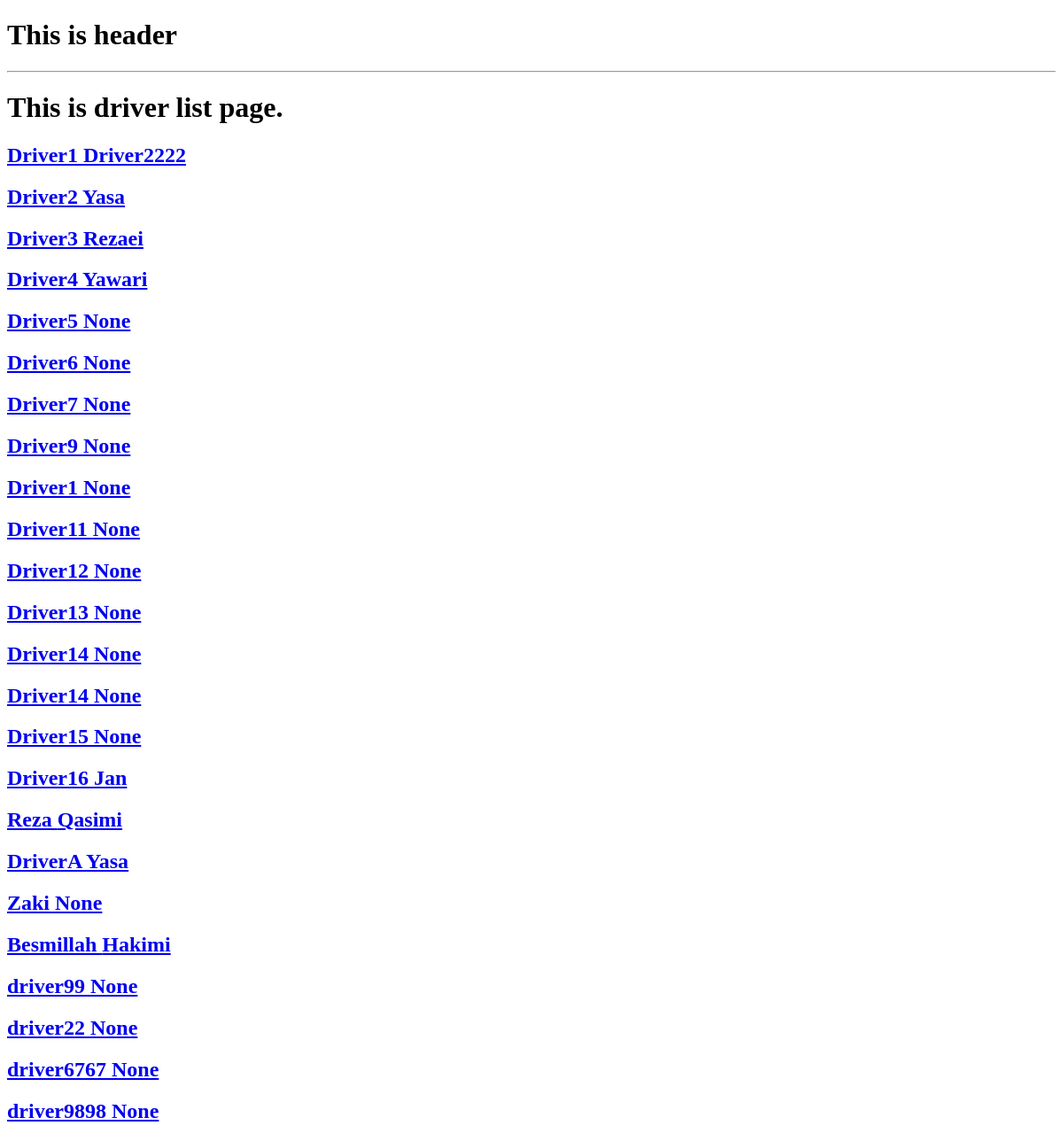
The page /driver_list/ on the database as committed earlier.
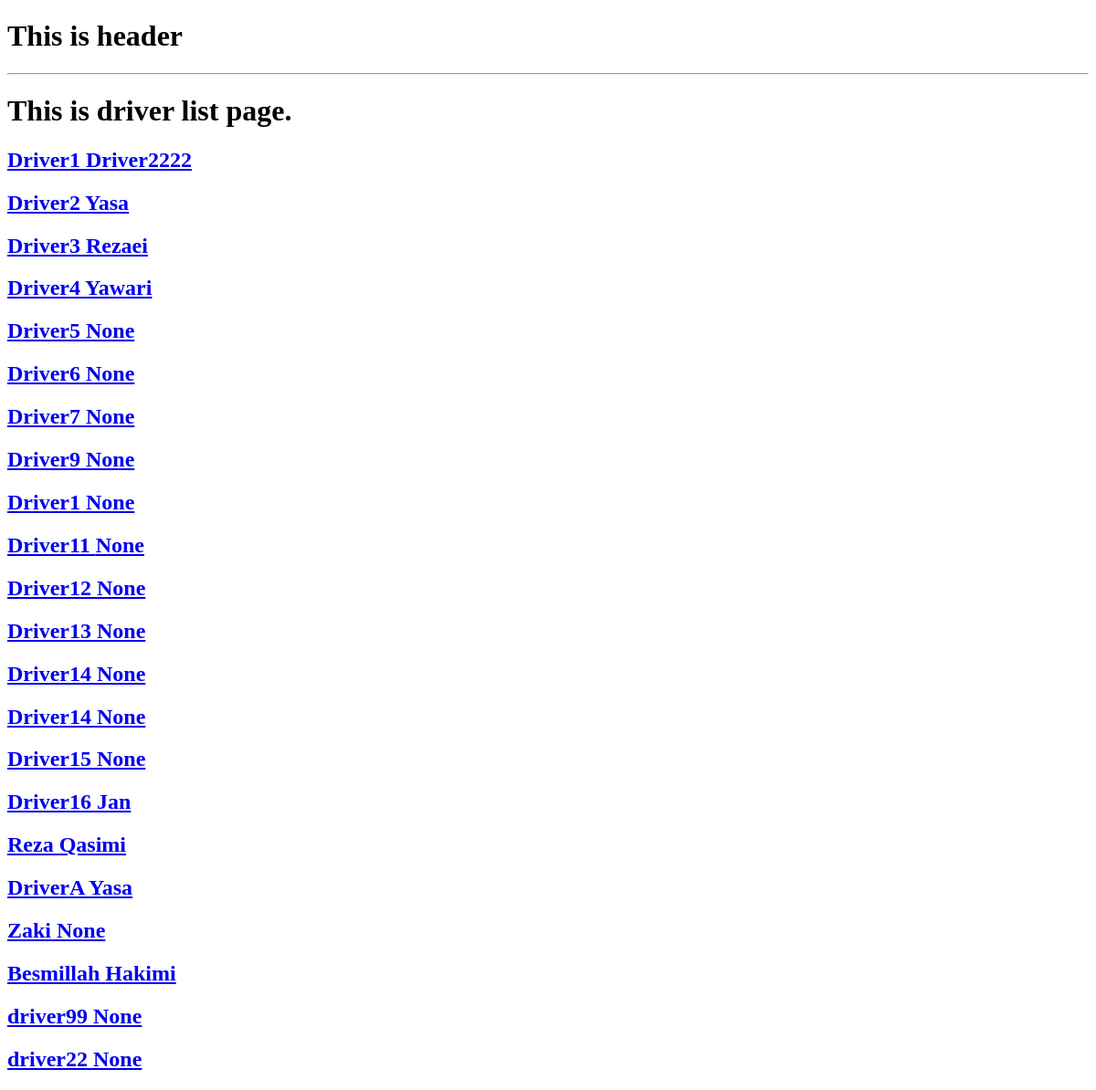
The same page on the database as committed later.
### accounts/models.py (models this page shows, shortened)
class DriverProfile(models.Model):
    GENDER = (
        ('آقا', 'آقا'),
        ('خانم', 'خانم'),
    )
    id = models.UUIDField(primary_key=True, default=uuid.uuid4, editable=False, unique=True)
    licence_num = models.CharField(max_length=250, unique=True)
    user = models.OneToOneField(User, on_delete=models.SET_NULL, null=True)
    first_name = models.CharField(max_length=200)
    last_name = models.CharField(max_length=200, blank=True, null=True)
    father_name = models.CharField(max_length=200)
    gender = models.CharField(max_length=5, choices=GENDER, default='آقا')
    blood_group = models.CharField(max_length=10, blank=True, null=True)
    tazkira_num = models.CharField(max_length=255)
    current_address = models.OneToOneField('Address', on_delete=models.CASCADE, blank=True, null=True)
    phone_num = models.CharField(max_length=14,unique=True, null=True, blank=True)
    tazkira_img = models.ImageField(upload_to="media/driver/id_images", default="media/driver_id.jpg", null=True, blank=True)
    avatar = models.ImageField(upload_to="media/driver/profile_images", default="media/driver.jpg", null=True, blank=True)
    id = models.UUIDField(primary_key=True, default=uuid.uuid4, editable=False, unique=True)

### accounts/views.py (the view)
# urls.py: path('driver_list/', views.driver_list, name='driver-list'),
def driver_list(request):
    drivers = DriverProfile.objects.all()
    context = {
        'drivers': drivers,
    }
    return render(request, 'accounts/driver_list.html', context)

### accounts/templates/accounts/driver_list.html
{% extends 'base.html' %}
{% block content %}
    <h1>This is driver list page.</h1>
    {% for driver in drivers %}
        <div>
            <a href="{% url 'driver-detail' driver.id %}"><h2>{{ driver.first_name }} {{ driver.last_name }}</h2></a>
        </div>
    {% endfor %}
{% endblock content %}

### templates/base.html (shortened to what this page needs)
<!DOCTYPE html>
<html lang="en">
<head>
</head>
<body>
    <h1>This is header</h1>
    <hr>
    {% block content %}
    {% endblock content %}
</body>
</html>

Rows that differ between the two databases and show on the page:
removed DriverProfile: first_name "driver6767", last_name "None"
removed DriverProfile: first_name "driver9898", last_name "None"
